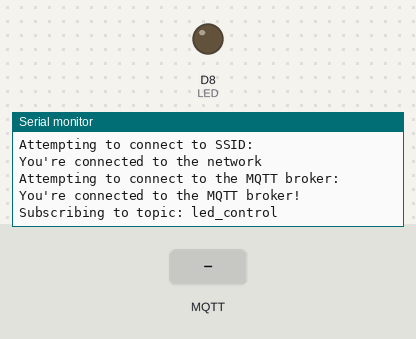
A sketch run on a simulated Arduino MKR. Shown: output pins drawn as LEDs (lit = HIGH), the last lines printed to the serial monitor. The inputs (shaded band) are chosen by the test bench. WiFi joins after 1.5 s; servers stay silent unless stated; no MQTT or app messages arrive unless stated; not simulated (calls return 0 or success): arduino_secrets.h; names the files do not define were given values by the test bench: MQTT_PORT = 1883.

Above: at 2.7 s.
2.8 s: MQTT message "C_M_003" arrives on the first subscribed topic
At 4.0 s:
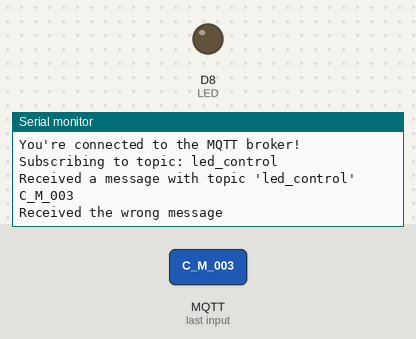
4.3 s: MQTT message "1" arrives on the first subscribed topic
At 5.5 s:
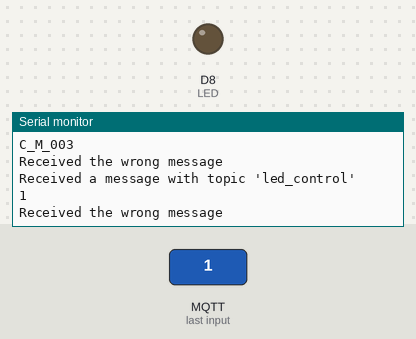
5.8 s: MQTT message "on" arrives on the first subscribed topic
At 7.0 s:
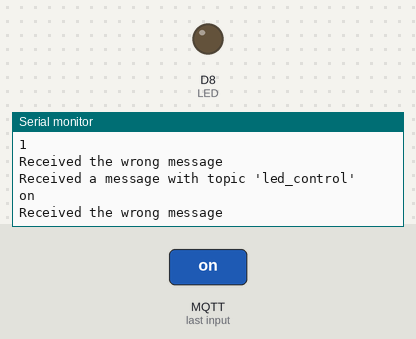

Measured:
- after the input at 2.8 s, the serial monitor: prints a new line at once (image 1)
- after the input at 4.3 s, the serial monitor: prints a new line at once (image 2)
- after the input at 5.8 s, the serial monitor: prints a new line at once (image 3)

The sketch:

led_controller.ino
```cpp
#include <ArduinoMqttClient.h>
#include <WiFiNINA.h>
#include <ArduinoJson.h>
#include "arduino_secrets.h"

// 핀 번호 지정
#define LED 8

char ssid[] = SSID;  // SSID
char pass[] = PASSWORD; // Password

WiFiClient wifiClient;
MqttClient mqttClient(wifiClient);

// MQTT 세팅
const char broker[] = MQTT_BROKER;
int port = MQTT_PORT;
const char topic_receive[] = "led_control";
const char topic_send[] = "led_status";

// 상태 데이터 변수
unsigned long time_previous_publish = 0;
int C_M_003_ing = 0;

void setup() {
  Serial.begin(9600); // for Serial Monitor
  pinMode(LED, OUTPUT);

  // WiFi 연결
  Serial.print("Attempting to connect to SSID: ");
  Serial.println(ssid);
  while (WiFi.begin(ssid, pass) != WL_CONNECTED) {
    // failed, retry
    Serial.print(".");
    delay(500);
  }

  Serial.println("You're connected to the network");
  Serial.println();

  Serial.print("Attempting to connect to the MQTT broker: ");
  Serial.println(broker);

  // MQTT 연결
  if (!mqttClient.connect(broker, port)) {
    Serial.print("MQTT connection failed! Error code = ");
    Serial.println(mqttClient.connectError());

    while (1);
  }

  Serial.println("You're connected to the MQTT broker!");
  Serial.println();

  // MQTT 메시지 수신 콜백 설정
  mqttClient.onMessage(onMqttMessage);

  // Subscribe 토픽
  Serial.print("Subscribing to topic: ");
  Serial.println(topic_receive);

  mqttClient.subscribe(topic_receive);

  Serial.println();
}

void loop() {
  // 연결이 끊기지 않도록 MQTT broker keep alive 전송
  mqttClient.poll();

  // 30초마다 상태 데이터 전송
  unsigned long time_current = millis();
  if(time_current - time_previous_publish >= 30000) {
    time_previous_publish = time_current;
    publish();
  }
}

// MQTT 메시지 수신
void onMqttMessage() {
  String buffer;

  Serial.print("Received a message with topic '");
  Serial.print(mqttClient.messageTopic());
  Serial.println("'");

  // 수신된 메시지 처리
  while (mqttClient.available()) {
    char data = mqttClient.read();
    if(data == '\n') {
      break;
    } else {
      buffer = buffer + data;
    }
    delay(10);
  }
  Serial.println(buffer);
  Serial.println();
  control(buffer);
}

// 조명 제어기 작동
void control(String message) {
  StaticJsonDocument<64> doc;

  deserializeJson(doc, message);

  if(doc["code"] == "C_M_003") {
    digitalWrite(LED, HIGH);
    C_M_003_ing = 1;

    publish();
    Serial.println("===> LED ON");
    Serial.println();
  } else if(doc["code"] == "C_M_004") {
    digitalWrite(LED, LOW);
    C_M_003_ing = 0;

    publish();
    Serial.println("===> LED OFF");
    Serial.println();
  } else {
    Serial.println("Received the wrong message");
  }
}

// 조명 제어기 작동상태 Publish
void publish() {
  StaticJsonDocument<64> doc2;
  char json[32];

  doc2["led"] = C_M_003_ing;
  serializeJson(doc2, json);

  Serial.print("Send a message with topic '");
  Serial.print(topic_send);
  Serial.println("'");
  Serial.println(json);
  Serial.println();

  mqttClient.beginMessage(topic_send);
  mqttClient.print(json);
  mqttClient.endMessage();
}
```
